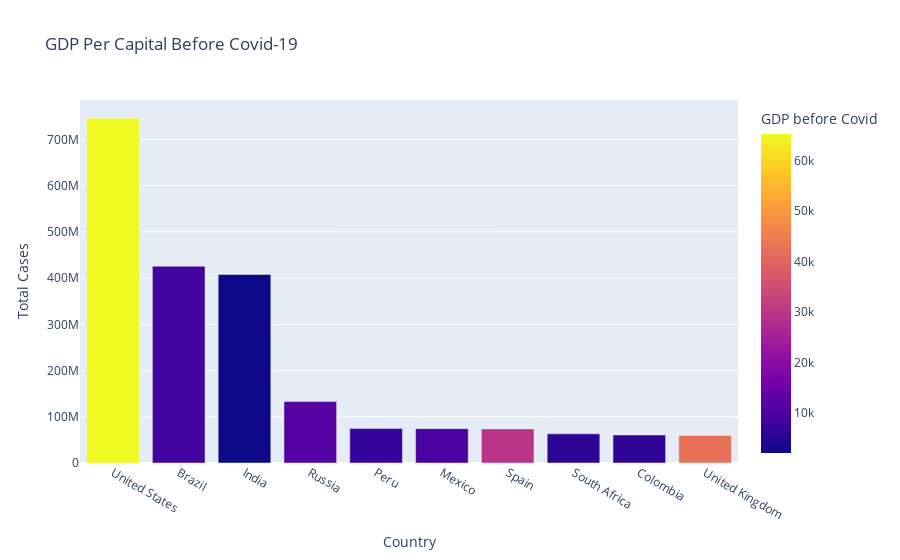

Notebook cell for this chart:
### Markdown cell above
* GDP per capita is the Primary factor for analyzing the economic slowdowns caused due to the outbreak of covid-19.

### Code cell
#GDP per capita before covid-19

fig=px.bar(df, x='Country', y='Total Cases',
          hover_data=['Population', 'Total Deaths'],
          color='GDP before Covid', height=400,
          title='GDP Per Capital Before Covid-19')
fig.show()

### Figure 1 — Plotly figure (JSON) as saved in the notebook; plotly's stock layout.template omitted (floating-point values rounded to 4 significant figures)
{"data": [{"alignmentgroup": "True", "customdata": [[19.62, 26477574], [19.17, 14340567], [21.05, 7247327], [18.8, 2131571], [17.31, 3020038], [18.67, 7295850], [17.66, 5510624], [17.9, 1357682], [17.75, 1936134], [18.03, 7249573]], "hovertemplate": "Country=%{x}<br>Total Cases=%{y}<br>Population=%{customdata[0]}<br>Total Deaths=%{customdata[1]}<br>GDP before Covid=%{marker.color}<extra></extra>", "legendgroup": "", "marker": {"color": [65280.0, 8897.0, 2101.0, 11500.0, 7028.0, 9946.0, 29560.0, 6001.0, 6425.0, 42350.0], "coloraxis": "coloraxis", "pattern": {"shape": ""}}, "name": "", "offsetgroup": "", "orientation": "v", "showlegend": false, "textposition": "auto", "type": "bar", "x": ["United States", "Brazil", "India", "Russia", "Peru", "Mexico", "Spain", "South Africa", "Colombia", "United Kingdom"], "xaxis": "x", "y": [746014098, 425704517, 407771615, 132888951, 74882695, 74347548, 73717676, 63027659, 60543682, 59475032], "yaxis": "y"}], "layout": {"autosize": true, "barmode": "relative", "coloraxis": {"colorbar": {"title": {"text": "GDP before Covid"}}, "colorscale": [[0, "#0d0887"], [0.1111, "#46039f"], [0.2222, "#7201a8"], [0.3333, "#9c179e"], [0.4444, "#bd3786"], [0.5556, "#d8576b"], [0.6667, "#ed7953"], [0.7778, "#fb9f3a"], [0.8889, "#fdca26"], [1, "#f0f921"]]}, "legend": {"tracegroupgap": 0}, "title": {"text": "GDP Per Capital Before Covid-19"}, "xaxis": {"anchor": "y", "autorange": true, "domain": [0, 1], "range": [-0.5, 9.5], "title": {"text": "Country"}, "type": "category"}, "yaxis": {"anchor": "x", "autorange": true, "domain": [0, 1], "range": [0, 785300000.0], "title": {"text": "Total Cases"}, "type": "linear"}}}
